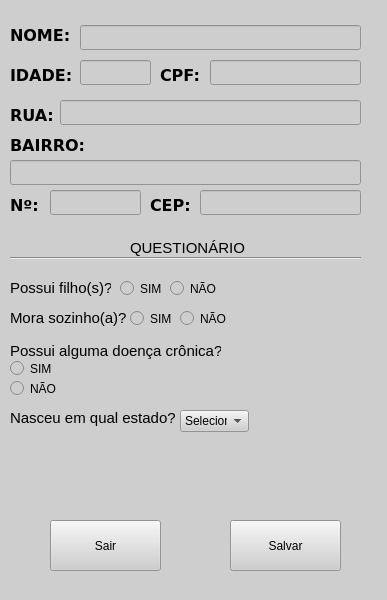
<?xml version="1.0" encoding="UTF-8"?>
<ui version="4.0">
 <class>MainWindow</class>
 <widget class="QMainWindow" name="MainWindow">
  <property name="geometry">
   <rect>
    <x>0</x>
    <y>0</y>
    <width>387</width>
    <height>600</height>
   </rect>
  </property>
  <property name="windowTitle">
   <string>                                       Cadastro</string>
  </property>
  <property name="styleSheet">
   <string notr="true">background-color: rgb(206, 206, 206);</string>
  </property>
  <widget class="QWidget" name="centralwidget">
   <widget class="QLabel" name="label_nome">
    <property name="geometry">
     <rect>
      <x>10</x>
      <y>20</y>
      <width>61</width>
      <height>31</height>
     </rect>
    </property>
    <property name="font">
     <font>
      <family>Verdana</family>
      <pointsize>12</pointsize>
      <weight>75</weight>
      <bold>true</bold>
     </font>
    </property>
    <property name="text">
     <string>NOME:</string>
    </property>
   </widget>
   <widget class="QLineEdit" name="line_nome">
    <property name="geometry">
     <rect>
      <x>80</x>
      <y>25</y>
      <width>281</width>
      <height>25</height>
     </rect>
    </property>
    <property name="autoFillBackground">
     <bool>false</bool>
    </property>
   </widget>
   <widget class="QLabel" name="label_idade">
    <property name="geometry">
     <rect>
      <x>10</x>
      <y>60</y>
      <width>61</width>
      <height>31</height>
     </rect>
    </property>
    <property name="font">
     <font>
      <family>Verdana</family>
      <pointsize>12</pointsize>
      <weight>75</weight>
      <bold>true</bold>
     </font>
    </property>
    <property name="text">
     <string>IDADE:</string>
    </property>
   </widget>
   <widget class="QLineEdit" name="line_idade">
    <property name="geometry">
     <rect>
      <x>80</x>
      <y>60</y>
      <width>71</width>
      <height>25</height>
     </rect>
    </property>
    <property name="autoFillBackground">
     <bool>false</bool>
    </property>
   </widget>
   <widget class="QLabel" name="label_cpf">
    <property name="geometry">
     <rect>
      <x>160</x>
      <y>60</y>
      <width>51</width>
      <height>31</height>
     </rect>
    </property>
    <property name="font">
     <font>
      <family>Verdana</family>
      <pointsize>12</pointsize>
      <weight>75</weight>
      <bold>true</bold>
     </font>
    </property>
    <property name="text">
     <string>CPF:</string>
    </property>
   </widget>
   <widget class="QLineEdit" name="line_cpf">
    <property name="geometry">
     <rect>
      <x>210</x>
      <y>60</y>
      <width>151</width>
      <height>25</height>
     </rect>
    </property>
    <property name="autoFillBackground">
     <bool>false</bool>
    </property>
   </widget>
   <widget class="QLabel" name="label_rua">
    <property name="geometry">
     <rect>
      <x>10</x>
      <y>100</y>
      <width>51</width>
      <height>31</height>
     </rect>
    </property>
    <property name="font">
     <font>
      <family>Verdana</family>
      <pointsize>12</pointsize>
      <weight>75</weight>
      <bold>true</bold>
     </font>
    </property>
    <property name="text">
     <string>RUA:</string>
    </property>
   </widget>
   <widget class="QLineEdit" name="line_rua">
    <property name="geometry">
     <rect>
      <x>60</x>
      <y>100</y>
      <width>301</width>
      <height>25</height>
     </rect>
    </property>
    <property name="autoFillBackground">
     <bool>false</bool>
    </property>
   </widget>
   <widget class="QLabel" name="label_bairro">
    <property name="geometry">
     <rect>
      <x>10</x>
      <y>130</y>
      <width>81</width>
      <height>31</height>
     </rect>
    </property>
    <property name="font">
     <font>
      <family>Verdana</family>
      <pointsize>12</pointsize>
      <weight>75</weight>
      <bold>true</bold>
     </font>
    </property>
    <property name="text">
     <string>BAIRRO:</string>
    </property>
   </widget>
   <widget class="QLineEdit" name="line_bairro">
    <property name="geometry">
     <rect>
      <x>10</x>
      <y>160</y>
      <width>351</width>
      <height>25</height>
     </rect>
    </property>
    <property name="autoFillBackground">
     <bool>false</bool>
    </property>
   </widget>
   <widget class="QLabel" name="label_numero">
    <property name="geometry">
     <rect>
      <x>10</x>
      <y>190</y>
      <width>31</width>
      <height>31</height>
     </rect>
    </property>
    <property name="font">
     <font>
      <family>Verdana</family>
      <pointsize>12</pointsize>
      <weight>75</weight>
      <bold>true</bold>
     </font>
    </property>
    <property name="text">
     <string>Nº:</string>
    </property>
   </widget>
   <widget class="QLineEdit" name="line_numero">
    <property name="geometry">
     <rect>
      <x>50</x>
      <y>190</y>
      <width>91</width>
      <height>25</height>
     </rect>
    </property>
    <property name="autoFillBackground">
     <bool>false</bool>
    </property>
   </widget>
   <widget class="QLabel" name="label_cep">
    <property name="geometry">
     <rect>
      <x>150</x>
      <y>190</y>
      <width>51</width>
      <height>31</height>
     </rect>
    </property>
    <property name="font">
     <font>
      <family>Verdana</family>
      <pointsize>12</pointsize>
      <weight>75</weight>
      <bold>true</bold>
     </font>
    </property>
    <property name="text">
     <string>CEP:</string>
    </property>
   </widget>
   <widget class="QLineEdit" name="line_cep">
    <property name="geometry">
     <rect>
      <x>200</x>
      <y>190</y>
      <width>161</width>
      <height>25</height>
     </rect>
    </property>
    <property name="autoFillBackground">
     <bool>false</bool>
    </property>
   </widget>
   <widget class="Line" name="line">
    <property name="geometry">
     <rect>
      <x>10</x>
      <y>250</y>
      <width>351</width>
      <height>16</height>
     </rect>
    </property>
    <property name="font">
     <font>
      <pointsize>12</pointsize>
      <weight>75</weight>
      <bold>true</bold>
     </font>
    </property>
    <property name="orientation">
     <enum>Qt::Horizontal</enum>
    </property>
   </widget>
   <widget class="QLabel" name="label_questionario">
    <property name="geometry">
     <rect>
      <x>130</x>
      <y>240</y>
      <width>121</width>
      <height>16</height>
     </rect>
    </property>
    <property name="font">
     <font>
      <pointsize>11</pointsize>
      <weight>50</weight>
      <bold>false</bold>
     </font>
    </property>
    <property name="text">
     <string>QUESTIONÁRIO</string>
    </property>
   </widget>
   <widget class="QLabel" name="label_pergunta_filho">
    <property name="geometry">
     <rect>
      <x>10</x>
      <y>280</y>
      <width>101</width>
      <height>16</height>
     </rect>
    </property>
    <property name="font">
     <font>
      <pointsize>11</pointsize>
     </font>
    </property>
    <property name="text">
     <string>Possui filho(s)?</string>
    </property>
   </widget>
   <widget class="QRadioButton" name="radioButton_filho_sim">
    <property name="geometry">
     <rect>
      <x>120</x>
      <y>280</y>
      <width>51</width>
      <height>17</height>
     </rect>
    </property>
    <property name="text">
     <string>SIM</string>
    </property>
    <attribute name="buttonGroup">
     <string notr="true">buttonGroup_2</string>
    </attribute>
   </widget>
   <widget class="QRadioButton" name="radioButton_filho_nao">
    <property name="geometry">
     <rect>
      <x>170</x>
      <y>280</y>
      <width>51</width>
      <height>17</height>
     </rect>
    </property>
    <property name="text">
     <string>NÃO</string>
    </property>
    <attribute name="buttonGroup">
     <string notr="true">buttonGroup_2</string>
    </attribute>
   </widget>
   <widget class="QLabel" name="label_pergunta_mora">
    <property name="geometry">
     <rect>
      <x>10</x>
      <y>310</y>
      <width>121</width>
      <height>16</height>
     </rect>
    </property>
    <property name="font">
     <font>
      <pointsize>11</pointsize>
     </font>
    </property>
    <property name="text">
     <string>Mora sozinho(a)?</string>
    </property>
   </widget>
   <widget class="QRadioButton" name="radioButton_mora_sim">
    <property name="geometry">
     <rect>
      <x>130</x>
      <y>310</y>
      <width>51</width>
      <height>17</height>
     </rect>
    </property>
    <property name="text">
     <string>SIM</string>
    </property>
    <attribute name="buttonGroup">
     <string notr="true">buttonGroup</string>
    </attribute>
   </widget>
   <widget class="QRadioButton" name="radioButton_mora_nao">
    <property name="geometry">
     <rect>
      <x>180</x>
      <y>310</y>
      <width>51</width>
      <height>17</height>
     </rect>
    </property>
    <property name="text">
     <string>NÃO</string>
    </property>
    <attribute name="buttonGroup">
     <string notr="true">buttonGroup</string>
    </attribute>
   </widget>
   <widget class="QLabel" name="label_pergunta_doenca">
    <property name="geometry">
     <rect>
      <x>10</x>
      <y>340</y>
      <width>211</width>
      <height>21</height>
     </rect>
    </property>
    <property name="font">
     <font>
      <pointsize>11</pointsize>
     </font>
    </property>
    <property name="text">
     <string>Possui alguma doença crônica?</string>
    </property>
   </widget>
   <widget class="QRadioButton" name="radioButton_doenca_sim">
    <property name="geometry">
     <rect>
      <x>10</x>
      <y>360</y>
      <width>51</width>
      <height>17</height>
     </rect>
    </property>
    <property name="text">
     <string>SIM</string>
    </property>
    <attribute name="buttonGroup">
     <string notr="true">buttonGroup_3</string>
    </attribute>
   </widget>
   <widget class="QRadioButton" name="radioButton_doenca_nao">
    <property name="geometry">
     <rect>
      <x>10</x>
      <y>380</y>
      <width>51</width>
      <height>17</height>
     </rect>
    </property>
    <property name="text">
     <string>NÃO</string>
    </property>
    <attribute name="buttonGroup">
     <string notr="true">buttonGroup_3</string>
    </attribute>
   </widget>
   <widget class="QLabel" name="label_pergunta_estado">
    <property name="geometry">
     <rect>
      <x>10</x>
      <y>410</y>
      <width>171</width>
      <height>16</height>
     </rect>
    </property>
    <property name="font">
     <font>
      <pointsize>11</pointsize>
     </font>
    </property>
    <property name="text">
     <string>Nasceu em qual estado?</string>
    </property>
   </widget>
   <widget class="QComboBox" name="comboBox_pergunta_estado">
    <property name="geometry">
     <rect>
      <x>180</x>
      <y>410</y>
      <width>69</width>
      <height>22</height>
     </rect>
    </property>
    <item>
     <property name="text">
      <string>Selecione</string>
     </property>
    </item>
    <item>
     <property name="text">
      <string>AC</string>
     </property>
    </item>
    <item>
     <property name="text">
      <string>AL</string>
     </property>
    </item>
    <item>
     <property name="text">
      <string>AP</string>
     </property>
    </item>
    <item>
     <property name="text">
      <string>AM</string>
     </property>
    </item>
    <item>
     <property name="text">
      <string>BA</string>
     </property>
    </item>
    <item>
     <property name="text">
      <string>CE</string>
     </property>
    </item>
    <item>
     <property name="text">
      <string>DF</string>
     </property>
    </item>
    <item>
     <property name="text">
      <string>ES</string>
     </property>
    </item>
    <item>
     <property name="text">
      <string>GO</string>
     </property>
    </item>
    <item>
     <property name="text">
      <string>MA</string>
     </property>
    </item>
    <item>
     <property name="text">
      <string>MT</string>
     </property>
    </item>
    <item>
     <property name="text">
      <string>MS</string>
     </property>
    </item>
    <item>
     <property name="text">
      <string>MG</string>
     </property>
    </item>
    <item>
     <property name="text">
      <string>PA</string>
     </property>
    </item>
    <item>
     <property name="text">
      <string>PB</string>
     </property>
    </item>
    <item>
     <property name="text">
      <string>PR</string>
     </property>
    </item>
    <item>
     <property name="text">
      <string>PE</string>
     </property>
    </item>
    <item>
     <property name="text">
      <string>PI</string>
     </property>
    </item>
    <item>
     <property name="text">
      <string>RJ</string>
     </property>
    </item>
    <item>
     <property name="text">
      <string>RN</string>
     </property>
    </item>
    <item>
     <property name="text">
      <string>RS</string>
     </property>
    </item>
    <item>
     <property name="text">
      <string>RO</string>
     </property>
    </item>
    <item>
     <property name="text">
      <string>RR</string>
     </property>
    </item>
    <item>
     <property name="text">
      <string>SC</string>
     </property>
    </item>
    <item>
     <property name="text">
      <string>SP</string>
     </property>
    </item>
    <item>
     <property name="text">
      <string>SE</string>
     </property>
    </item>
    <item>
     <property name="text">
      <string>TO</string>
     </property>
    </item>
   </widget>
   <widget class="QPushButton" name="pushButton_sair">
    <property name="geometry">
     <rect>
      <x>50</x>
      <y>520</y>
      <width>111</width>
      <height>51</height>
     </rect>
    </property>
    <property name="text">
     <string>Sair</string>
    </property>
   </widget>
   <widget class="QPushButton" name="pushButton_salvar">
    <property name="geometry">
     <rect>
      <x>230</x>
      <y>520</y>
      <width>111</width>
      <height>51</height>
     </rect>
    </property>
    <property name="text">
     <string>Salvar</string>
    </property>
   </widget>
  </widget>
  <widget class="QStatusBar" name="statusbar"/>
 </widget>
 <resources/>
 <connections>
  <connection>
   <sender>pushButton_sair</sender>
   <signal>clicked()</signal>
   <receiver>MainWindow</receiver>
   <slot>close()</slot>
   <hints>
    <hint type="sourcelabel">
     <x>105</x>
     <y>545</y>
    </hint>
    <hint type="destinationlabel">
     <x>193</x>
     <y>299</y>
    </hint>
   </hints>
  </connection>
 </connections>
 <buttongroups>
  <buttongroup name="buttonGroup_2">
   <property name="exclusive">
    <bool>true</bool>
   </property>
  </buttongroup>
  <buttongroup name="buttonGroup"/>
  <buttongroup name="buttonGroup_3"/>
 </buttongroups>
</ui>
